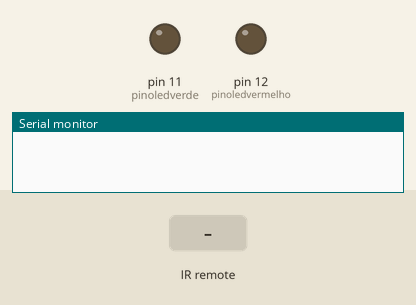
This sketch was run on a simulated Arduino Uno, built with avr-gcc and run on an emulated ATmega328P. Shown: output pins drawn as LEDs (lit = HIGH), the last lines printed to the serial monitor. The test bench sets the inputs (shaded band).

Above: at 1.2 s.
1.3 s: infrared code 0xFF6897 received
At 2.4 s:
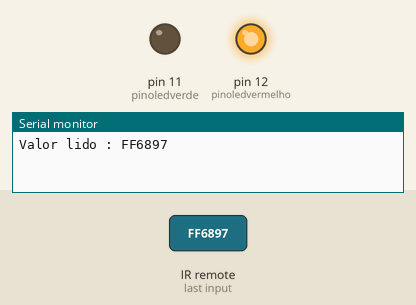
2.8 s: infrared code 0xFF10EF received
At 3.5 s:
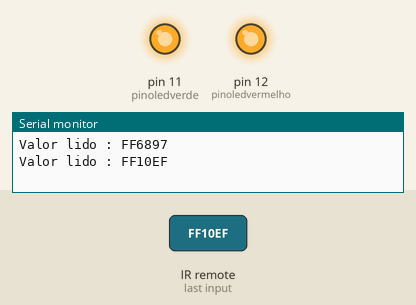
4.3 s: infrared code 0xFF18E7 received
At 4.7 s:
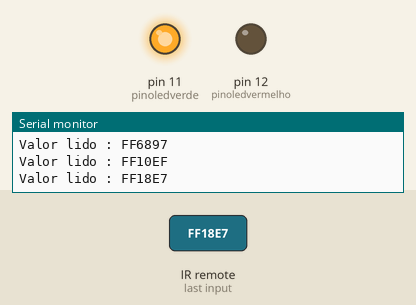
Timing chart, 0 to 7.3 s (numbered marks = the images above; inputs shaded):
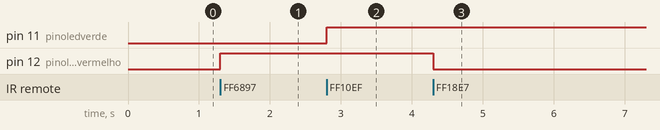

The sketch:

Teste_ir.ino
```cpp
// Programa : Teste Controle Remoto IR
// Autor : Arduino e Cia

#include <IRremote.h>

int RECV_PIN = 10;
float armazenavalor;
int pinoledvermelho = 12;
int pinoledverde = 11;

IRrecv irrecv(RECV_PIN);
decode_results results;

void setup()
{
  pinMode(pinoledvermelho, OUTPUT);
  pinMode(pinoledverde, OUTPUT);
  Serial.begin(9600);
  irrecv.enableIRIn(); // Inicializa o receptor IR
}

void loop()
{
  if (irrecv.decode(&results))
  {
    Serial.print("Valor lido : ");
    Serial.println(results.value, HEX);
    armazenavalor = (results.value);
    if (armazenavalor == 0xFF6897) //Verifica se a tecla 1 foi acionada
    {
      digitalWrite(pinoledvermelho, HIGH);  //Acende o led vermelho
    }
    if (armazenavalor == 0xFF18E7) //Verifica se a tecla 2 foi acionada
    {
      digitalWrite(pinoledvermelho, LOW); //Apaga o led vermelho
    }
    if (armazenavalor == 0xFF10EF) //Verifica se a tecla 4 foi acionada
    {
      digitalWrite(pinoledverde, HIGH); //Acende o led verde
    }
    if (armazenavalor == 0xFF38C7) //Verifica se a tecla 5 foi acionada
    {
      digitalWrite(pinoledverde, LOW); //Apaga o led verde
    }
    if (armazenavalor == 0xFF52AD) //Verifica se a tecla 9 foi acionada
    {
      digitalWrite(pinoledvermelho, LOW); //Apaga todos os leds
      digitalWrite(pinoledverde, LOW);
    }
  irrecv.resume(); //Le o próximo valor
  }
}
```

Measured:
- after the input at 1.3 s, pin 12 (pinoledvermelho): LOW → HIGH at once
- after the input at 2.8 s, pin 11 (pinoledverde): LOW → HIGH at once
- after the input at 4.3 s, pin 12 (pinoledvermelho): HIGH → LOW at once
